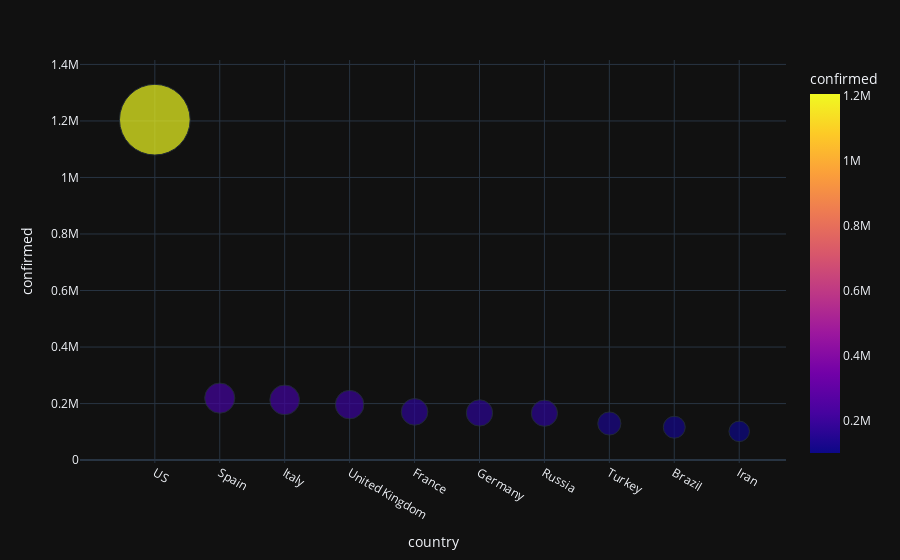

Here is the notebook cell this chart was saved with:
### Code cell
# Scatter Plot Showing Countries with the Highest Number of Confirmed Cases

fig = px.scatter(sorted_country_cases.head(10), x = 'country', y = 'confirmed', size='confirmed',
                 hover_name = 'country', size_max = 50, template = 'plotly_dark', color = 'confirmed')
fig.show()

### Figure 1 — Plotly figure (JSON) as saved in the notebook; plotly's stock layout.template omitted (floating-point values rounded to 4 significant figures)
{"data": [{"hovertemplate": "<b>%{hovertext}</b><br><br>country=%{x}<br>confirmed=%{marker.color}<extra></extra>", "hovertext": ["US", "Spain", "Italy", "United Kingdom", "France", "Germany", "Russia", "Turkey", "Brazil", "Iran"], "legendgroup": "", "marker": {"color": [1204475, 219329, 213013, 196243, 170694, 167007, 165929, 129491, 116299, 101650], "coloraxis": "coloraxis", "size": [1204475, 219329, 213013, 196243, 170694, 167007, 165929, 129491, 116299, 101650], "sizemode": "area", "sizeref": 481.8, "symbol": "circle"}, "mode": "markers", "name": "", "showlegend": false, "type": "scatter", "x": ["US", "Spain", "Italy", "United Kingdom", "France", "Germany", "Russia", "Turkey", "Brazil", "Iran"], "xaxis": "x", "y": [1204475, 219329, 213013, 196243, 170694, 167007, 165929, 129491, 116299, 101650], "yaxis": "y"}], "layout": {"coloraxis": {"colorbar": {"title": {"text": "confirmed"}}, "colorscale": [[0, "#0d0887"], [0.1111, "#46039f"], [0.2222, "#7201a8"], [0.3333, "#9c179e"], [0.4444, "#bd3786"], [0.5556, "#d8576b"], [0.6667, "#ed7953"], [0.7778, "#fb9f3a"], [0.8889, "#fdca26"], [1, "#f0f921"]]}, "legend": {"itemsizing": "constant", "tracegroupgap": 0}, "margin": {"t": 60}, "xaxis": {"anchor": "y", "domain": [0, 1], "title": {"text": "country"}}, "yaxis": {"anchor": "x", "domain": [0, 1], "title": {"text": "confirmed"}}}}
